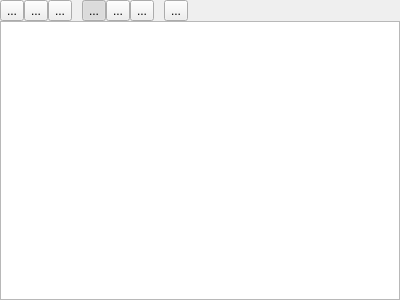
<?xml version="1.0" encoding="UTF-8"?>
<ui version="4.0">
 <class>RichTextEditor</class>
 <widget class="QWidget" name="RichTextEditor">
  <property name="geometry">
   <rect>
    <x>0</x>
    <y>0</y>
    <width>400</width>
    <height>300</height>
   </rect>
  </property>
  <property name="windowTitle">
   <string>Form</string>
  </property>
  <layout class="QVBoxLayout" name="verticalLayout">
   <property name="spacing">
    <number>0</number>
   </property>
   <property name="leftMargin">
    <number>0</number>
   </property>
   <property name="topMargin">
    <number>0</number>
   </property>
   <property name="rightMargin">
    <number>0</number>
   </property>
   <property name="bottomMargin">
    <number>0</number>
   </property>
   <item>
    <layout class="QHBoxLayout" name="horizontalLayout">
     <item>
      <widget class="QToolButton" name="boldButton">
       <property name="text">
        <string>...</string>
       </property>
       <property name="icon">
        <iconset resource="../FileWaveGuiLib/GuiLib.qrc">
         <normaloff>:/IDI_ICON_TEXT_BOLD</normaloff>:/IDI_ICON_TEXT_BOLD</iconset>
       </property>
       <property name="shortcut">
        <string>Ctrl+B</string>
       </property>
       <property name="checkable">
        <bool>true</bool>
       </property>
      </widget>
     </item>
     <item>
      <widget class="QToolButton" name="italicButton">
       <property name="text">
        <string>...</string>
       </property>
       <property name="icon">
        <iconset resource="../FileWaveGuiLib/GuiLib.qrc">
         <normaloff>:/IDI_ICON_TEXT_ITALIC</normaloff>:/IDI_ICON_TEXT_ITALIC</iconset>
       </property>
       <property name="shortcut">
        <string>Ctrl+I</string>
       </property>
       <property name="checkable">
        <bool>true</bool>
       </property>
      </widget>
     </item>
     <item>
      <widget class="QToolButton" name="underlinedButton">
       <property name="text">
        <string>...</string>
       </property>
       <property name="icon">
        <iconset resource="../FileWaveGuiLib/GuiLib.qrc">
         <normaloff>:/IDI_ICON_TEXT_UNDERLINE</normaloff>:/IDI_ICON_TEXT_UNDERLINE</iconset>
       </property>
       <property name="shortcut">
        <string>Ctrl+U</string>
       </property>
       <property name="checkable">
        <bool>true</bool>
       </property>
      </widget>
     </item>
     <item>
      <spacer name="horizontalSpacer_2">
       <property name="orientation">
        <enum>Qt::Horizontal</enum>
       </property>
       <property name="sizeType">
        <enum>QSizePolicy::Fixed</enum>
       </property>
       <property name="sizeHint" stdset="0">
        <size>
         <width>10</width>
         <height>20</height>
        </size>
       </property>
      </spacer>
     </item>
     <item>
      <widget class="QToolButton" name="leftAlignButton">
       <property name="text">
        <string>...</string>
       </property>
       <property name="icon">
        <iconset resource="../FileWaveGuiLib/GuiLib.qrc">
         <normaloff>:/IDI_ICON_TEXT_ALIGN_LEFT</normaloff>:/IDI_ICON_TEXT_ALIGN_LEFT</iconset>
       </property>
       <property name="checkable">
        <bool>true</bool>
       </property>
       <property name="checked">
        <bool>true</bool>
       </property>
      </widget>
     </item>
     <item>
      <widget class="QToolButton" name="centerAlignButton">
       <property name="text">
        <string>...</string>
       </property>
       <property name="icon">
        <iconset resource="../FileWaveGuiLib/GuiLib.qrc">
         <normaloff>:/IDI_ICON_TEXT_ALIGN_CENTER</normaloff>:/IDI_ICON_TEXT_ALIGN_CENTER</iconset>
       </property>
       <property name="checkable">
        <bool>true</bool>
       </property>
      </widget>
     </item>
     <item>
      <widget class="QToolButton" name="rightAlignButton">
       <property name="text">
        <string>...</string>
       </property>
       <property name="icon">
        <iconset resource="../FileWaveGuiLib/GuiLib.qrc">
         <normaloff>:/IDI_ICON_TEXT_ALIGN_RIGHT</normaloff>:/IDI_ICON_TEXT_ALIGN_RIGHT</iconset>
       </property>
       <property name="checkable">
        <bool>true</bool>
       </property>
      </widget>
     </item>
     <item>
      <spacer name="horizontalSpacer_3">
       <property name="orientation">
        <enum>Qt::Horizontal</enum>
       </property>
       <property name="sizeType">
        <enum>QSizePolicy::Fixed</enum>
       </property>
       <property name="sizeHint" stdset="0">
        <size>
         <width>10</width>
         <height>20</height>
        </size>
       </property>
      </spacer>
     </item>
     <item>
      <widget class="QToolButton" name="linkButton">
       <property name="text">
        <string>...</string>
       </property>
       <property name="icon">
        <iconset resource="../FileWaveGuiLib/GuiLib.qrc">
         <normaloff>:/IDI_ICON_TEXT_ADD_LINK</normaloff>:/IDI_ICON_TEXT_ADD_LINK</iconset>
       </property>
      </widget>
     </item>
     <item>
      <spacer name="horizontalSpacer">
       <property name="orientation">
        <enum>Qt::Horizontal</enum>
       </property>
       <property name="sizeHint" stdset="0">
        <size>
         <width>40</width>
         <height>20</height>
        </size>
       </property>
      </spacer>
     </item>
    </layout>
   </item>
   <item>
    <widget class="QTextEdit" name="contentsEdit">
     <property name="textInteractionFlags">
      <set>Qt::LinksAccessibleByKeyboard|Qt::LinksAccessibleByMouse|Qt::TextBrowserInteraction|Qt::TextEditable|Qt::TextEditorInteraction|Qt::TextSelectableByKeyboard|Qt::TextSelectableByMouse</set>
     </property>
    </widget>
   </item>
  </layout>
 </widget>
 <resources>
  <include location="../FileWaveGuiLib/GuiLib.qrc"/>
 </resources>
 <connections/>
</ui>
